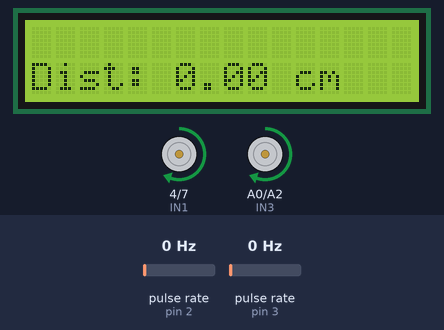
Simulated run of this sketch. Board: Arduino Uno, built with avr-gcc and run on an emulated ATmega328P. On the bench: 16×2 character LCD, motor-driver pin pairs drawn as motors (green arrow = first pin HIGH = forward, orange = second pin HIGH = backward, longer = more drive, scaled by the enable pin). Wiring (inferred from the names in the program): 2 × pulse sensor: data pin 2 / data pin 3. The test bench sets the inputs (shaded band); at power-on: pulse rate (sensors on pin 2, pin 3) 0 Hz.

Above: at 1.7 s.
1.8 s: pulse rate (sensor on pin 2) set to 4 Hz
At 2.11 s:
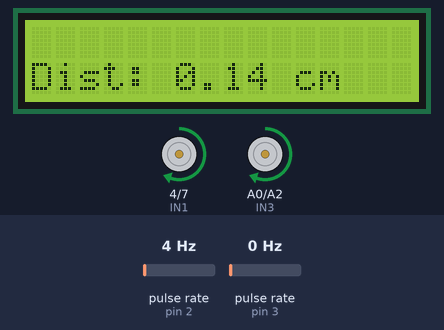
3.4 s: pulse rate (sensor on pin 3) set to 185 Hz
At 3.73 s:
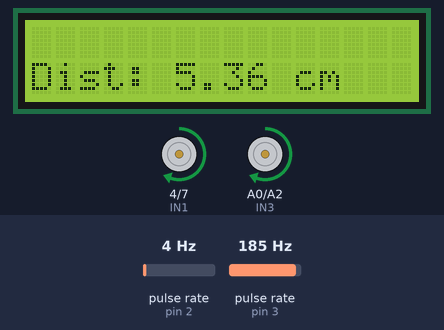
5.0 s: pulse rate (sensor on pin 3) set to 190 Hz
At 7.7 s:
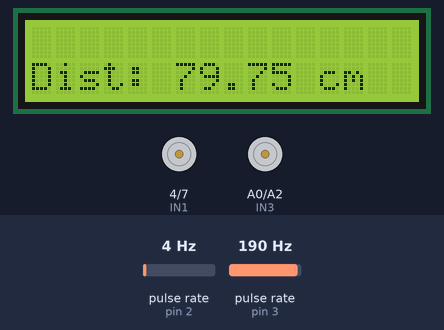
Timing chart, 0 to 9.2 s (numbered marks = the images above; inputs shaded):
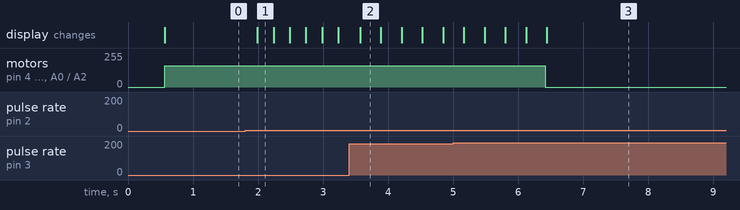

Measured:
- the behaviour switches between 187 and 188 Hz on pulse rate (sensor on pin 3) (found by bisection; images 2 and 3)
- after the input at 1.8 s, the display: changes after 0.19 s (image 1)

The sketch:

MeasureDistCarV2.ino
```cpp
#include <LiquidCrystal.h>
#include <util/atomic.h>

//// Motor/Encoder/Sensor Pin definitions
// Encoders
const int
  ENCODER_LEFT = 2,
  ENCODER_RIGHT = 3;

// Motor controls
const int
  ENA = 5,   // Enable right-side pair of motors -- Pair A
  ENB = 6,   // Enable left-side pair of motors -- Pair B
  IN1 = 4,   // Command Pair A forwards
  IN3 = A0,  // Command Pair A backwards
  IN2 = 7,   // Command Pair B forwards
  IN4 = A2;  // Command Pair B backwards

// ------------------------------------------------
// ------------------------------------------------

//// LCD
// LCD control pins
const int
  REGISTER_SELECT = 12,
  ENABLE = 13,
  DB4 = 8,
  DB5 = 9,
  DB6 = 10,
  DB7 = 11;
// Initialize the LCD
LiquidCrystal lcd(REGISTER_SELECT, ENABLE, DB4, DB5, DB6, DB7);

// ------------------------------------------------
// ------------------------------------------------

//// Distance & Time

// Distance calculation vars
float
  encoderAverage = 0.0,  // Calculated distance in centimeters
  distance = 0.0,        // Calculated distance in centimeters
  currDistTravelled = 0.0;
const int
  WHEEL_CIRCUM = 22,           // Circumference of the wheels of the line following car in centimeters
  PULSES_PER_REVOLUTION = 80;  // Number of pulses generated by the encoder wheel for one full revolution.
volatile int
  encLeft_highCount = 0,  // Count of '1's for ENCODER_LEFT
  encLeft_highCountStore = 0,
  encRight_highCount = 0,  // Count of '1's for ENCODER_RIGHT
  encRight_highCountStore = 0;

// Time tracking variables
unsigned long
  startTime = 0,
  elapsedTime = 0;
bool inMotion = false;

//// Distance Calculations Interrupts
// Interrupt Service Routine (ISR) for ENCODER_LEFT
void encoderLeft_ISR() {
  encLeft_highCount++;  // Increase count of encoder highs if rising edge is detected
}
// Interrupt Service Routine (ISR) for ENCODER_RIGHT
void encoderRight_ISR() {
  encRight_highCount++;  // Increase count of encoder highs if rising edge is detected
}

// Display distance function
void displayDistance() {
  // Print distance on the 2nd row of the LCD
  lcd.setCursor(0, 1);
  lcd.print("Dist: ");
  lcd.print(distance, 2);  // Print to 2 decimal places
  lcd.print(" cm   ");
}

// ------------------------------------------------
// ------------------------------------------------

void moveForward(int speed) {
  // Speed control
  analogWrite(ENA, speed);
  analogWrite(ENB, speed);
  // Direction control
  digitalWrite(IN1, HIGH);
  digitalWrite(IN3, HIGH);
  digitalWrite(IN2, LOW);
  digitalWrite(IN4, LOW);

  if (inMotion == false) { inMotion = true; }
}
void moveStop() {
  // Speed control
  analogWrite(ENA, 0);
  analogWrite(ENB, 0);
  // Direction control
  digitalWrite(IN1, LOW);
  digitalWrite(IN3, LOW);
  digitalWrite(IN2, LOW);
  digitalWrite(IN4, LOW);

  if (inMotion == true) { inMotion = false; }
}

const int TARGET_DIST = 80;

void setup() {
  // Set up Encoder Pin as inputs
  pinMode(ENCODER_LEFT, INPUT);
  pinMode(ENCODER_RIGHT, INPUT);

  // Set up motor pins as outputs
  pinMode(ENA, OUTPUT);
  pinMode(ENB, OUTPUT);
  pinMode(IN1, OUTPUT);
  pinMode(IN3, OUTPUT);
  pinMode(IN2, OUTPUT);
  pinMode(IN4, OUTPUT);

  // Attach interrupt to the encoder pins on the rising edge
  attachInterrupt(digitalPinToInterrupt(ENCODER_LEFT), encoderLeft_ISR, RISING);
  attachInterrupt(digitalPinToInterrupt(ENCODER_RIGHT), encoderRight_ISR, RISING);

  // Initialize the LCD
  lcd.begin(16, 2);     // Set up the LCD with 16 columns and 2 rows
  lcd.setCursor(0, 0);  // Set cursor to the first character of the first row

  delay(500);  // Delay for a bit to show the "MPU6050 Found" message

  startTime = millis();
}

void loop() {
  elapsedTime = millis() - startTime;

  // Disable interrupts when using the encoder high counts to do math
  // From https://docs.arduino.cc/language-reference/en/variables/variable-scope-qualifiers/volatile/#example-code
  ATOMIC_BLOCK(ATOMIC_RESTORESTATE) {
    // Calculate distance
    encoderAverage = ((float)(encLeft_highCount + encRight_highCount)) / 2.0;
    distance = ((float)encoderAverage / PULSES_PER_REVOLUTION) * WHEEL_CIRCUM;  // distance is in centimeters
    // distance = ((float)encLeft_highCount / PULSES_PER_REVOLUTION) * WHEEL_CIRCUM;  // distance is in centimeters
  }

  if (distance <= TARGET_DIST) {
    moveForward(159);
  } else {
    moveStop();
  }

  if (inMotion == true) { displayDistance(); }

  delay(20);  // Update every half second
}
```
